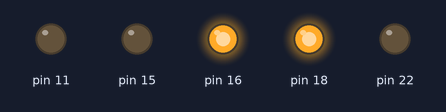
Bench run of a program on a simulated Raspberry Pi (header pin numbers). On the bench: output pins drawn as LEDs (lit = HIGH). Library files of the repository ran but are not shown: 1 file(s).

Above: at 0.51 s.
At 1.0 s:
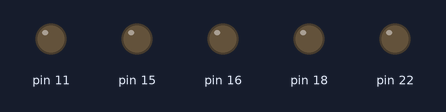
At 1.7 s:
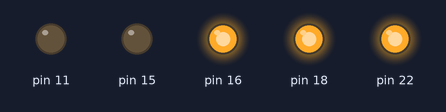
At 1.92 s:
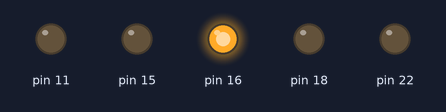
At 2.81 s:
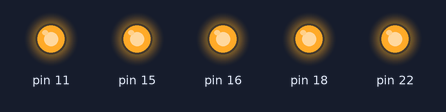
Timing chart, 0 to 3.1 s (numbered marks = the images above):
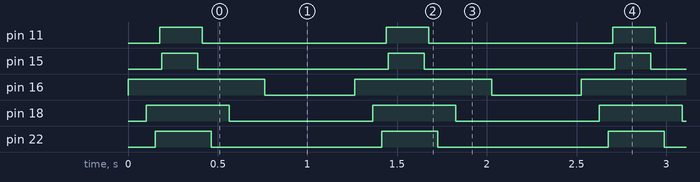

Measured:
- by itself, pin 11: alternates HIGH for 0.24 s and LOW for 1.0 s
- by itself, pin 15: alternates HIGH for 0.20 s and LOW for 1.1 s
- by itself, pin 16: alternates HIGH for 0.76 s and LOW for 0.50 s
- by itself, pin 18: alternates HIGH for 0.46 s and LOW for 0.80 s
- by itself, pin 22: alternates HIGH for 0.31 s and LOW for 0.95 s

The program:

outandback.py
```python
#!/usr/bin/python

import sys, os
lib_path = os.path.abspath('.')
sys.path.append(lib_path)

from lights import GREEN, RED, YELLOW, BLUE, WHITE, on, off
from time import sleep

def main():

  while True:
    on(RED)
    sleep(0.1)
    on(YELLOW)
    sleep(0.05)
    on(GREEN)
    sleep(0.025)
    on(BLUE)
    sleep(0.0125)
    on(WHITE)

    sleep(0.2)

    off(WHITE)
    sleep(0.025)
    off(BLUE)
    sleep(0.05)
    off(GREEN)
    sleep(0.1)
    off(YELLOW)
    sleep(0.2)
    off(RED)

    sleep(0.5)


if __name__ == "__main__":
  main()
```
